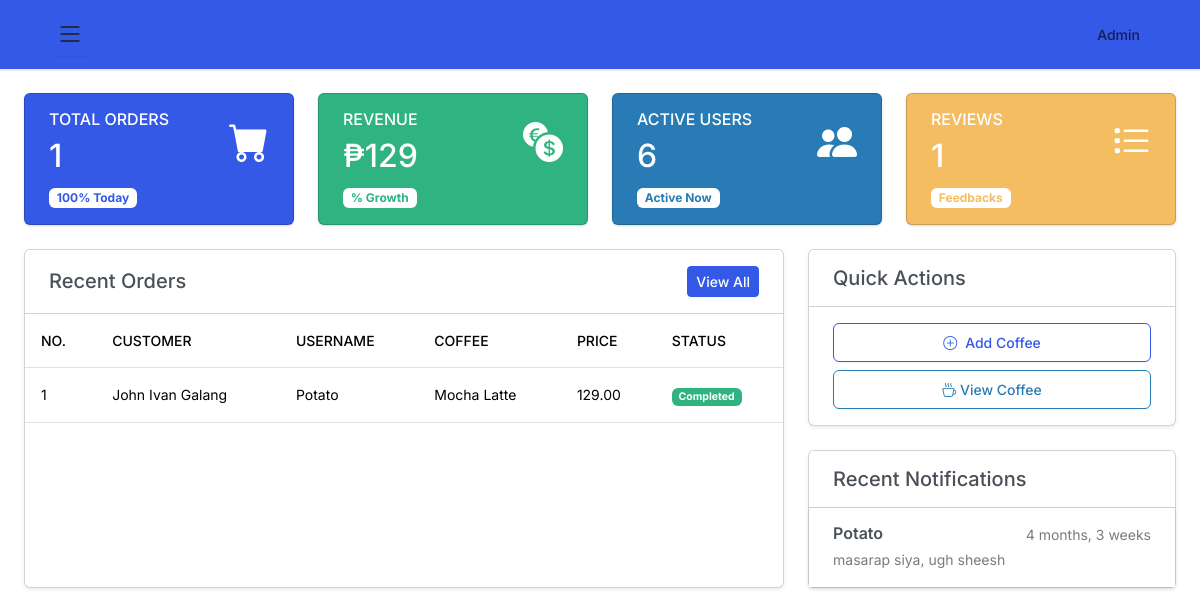
The app's page /user-admin/admin-dashboard/ (signed in), older data.
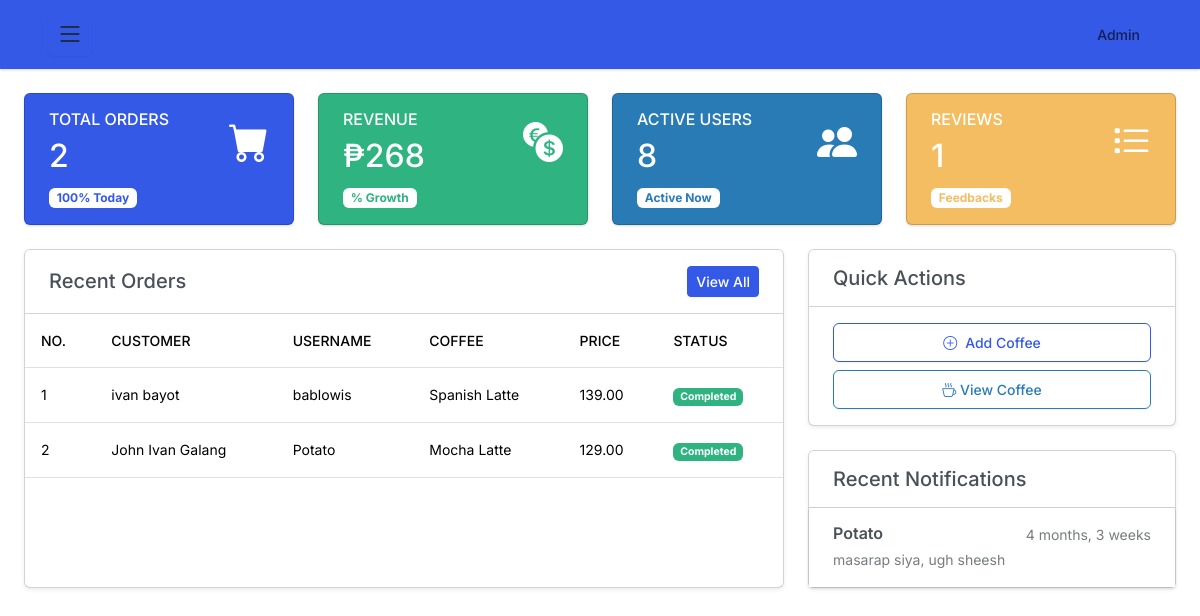
The same page, newer data.
### z_admin/models.py (models this page shows, shortened)
class Order(models.Model): # This is the model for the orders
    coffee = models.ForeignKey(Coffee, on_delete=models.CASCADE, related_name="coffees")
    user = models.ForeignKey('z_user.User_Account', on_delete=models.CASCADE)  # Connect to user account
    quantity = models.IntegerField(default=0)
    order_at = models.DateTimeField(auto_now_add=True)
    class Meta:
        verbose_name = "Order"
        verbose_name_plural = "Orders"
        ordering = ['-order_at']

class Coffee(models.Model): # This is the model for the coffee
    name = models.CharField(max_length=150)
    price = models.DecimalField(max_digits=10, decimal_places=2)
    image = models.ImageField(upload_to=img_path, default="default.jpg", blank=True,)
    created_at = models.DateTimeField(auto_now_add=True)
    class Meta:
        verbose_name = "Coffee"
        verbose_name_plural = "Coffees"
        ordering = ['-created_at']

### z_user/models.py (models this page shows, shortened)
class User_Account(models.Model):
    username = models.CharField(max_length=50)
    first_name = models.CharField(max_length=50, default="default") #
    last_name = models.CharField(max_length=50, default="default") #
    phone_number = models.CharField(max_length=50, default="default") #
    email = models.EmailField(max_length=50)
    password = models.CharField(max_length=50)
    location = models.CharField(max_length=50, default="default") #
    created_at = models.DateTimeField(auto_now_add=True)
    class Meta:
        verbose_name = "User Account"
        verbose_name_plural = "User Accounts"
        ordering = ['-created_at']

class Users_Feedback(models.Model):
    user = models.ForeignKey(User_Account, on_delete=models.CASCADE)
    coffee = models.ForeignKey(Coffee, on_delete=models.CASCADE)
    comment = models.TextField()
    commented_at = models.DateTimeField(auto_now_add=True)
    class Meta:
        verbose_name = "Users Feedback"
        verbose_name_plural = "Users Feedback"
        ordering = ['-commented_at']

### z_admin/views.py (the view)
# urls.py: path('admin-dashboard/', views.admin_dashboard, name='admin-dashboard'), # READ
@login_required(login_url='admin-login')
def admin_dashboard(request):
    active_users = User_Account.objects.all()
    order_of_users = Order.objects.all()
    user_comments = Users_Feedback.objects.all()
    today = timezone.now().date()
    start_of_today = timezone.make_aware(datetime.combine(today, datetime.min.time()))
    yesterday = today - timedelta(days=1)
    start_of_yesterday = timezone.make_aware(datetime.combine(yesterday, datetime.min.time()))
    total_orders_today = Order.objects.filter(order_at__gte=start_of_today).count()
    total_orders_yesterday = Order.objects.filter(order_at__gte=start_of_yesterday, order_at__lt=start_of_today).count()
    if total_orders_yesterday > 0:
        percentage_change = ((total_orders_today - total_orders_yesterday) / total_orders_yesterday) * 100
    else:
        percentage_change = 100
    total_price = Order.objects.aggregate(total=Sum('coffee__price'))['total'] or 0
    context = {
        'active_users_count': active_users.count(),
        'total_orders_count': order_of_users.count(),
        "percentage_change": round(percentage_change, 2),
        "orders": order_of_users[:7], # Responsible for fetching in order table
        "total": total_price,
        "num_comments": user_comments.count(),
        "user_comments": user_comments[:3],
    }
    return render(request, 'temp_admin/admin-dashboard.html', context)

### templates/temp_admin/admin-dashboard.html (shortened to what the changed rows need)
{% extends "temp_admin/base.html" %}
{% block content %}
<div class="container-fluid p-4">
    <div class="row g-4 mb-4">
        <div class="col-md-6 col-xl-3">
            <div class="card bg-primary text-white h-100">
                <div class="card-body">
                    <div class="d-flex justify-content-between align-items-center">
                        <div>
                            <h6 class="text-uppercase mb-2">Total Orders</h6>
                            <h2 class="mb-0">{{ total_orders_count }}</h2>
                        </div>
                    </div>
                </div>
            </div>
        </div>
        <div class="col-md-6 col-xl-3">
            <div class="card bg-success text-white h-100">
                <div class="card-body">
                    <div class="d-flex justify-content-between align-items-center">
                        <div>
                            <h6 class="text-uppercase mb-2">Revenue</h6>
                            <h2 class="mb-0">₱{{ total }}</h2>
                        </div>
                    </div>
                </div>
            </div>
        </div>
        <div class="col-md-6 col-xl-3">
            <div class="card bg-info text-white h-100">
                <div class="card-body">
                    <div class="d-flex justify-content-between align-items-center">
                        <div>
                            <h6 class="text-uppercase mb-2">Active Users</h6>
                            <h2 class="mb-0"> {{active_users_count }}</h2>
                        </div>
                    </div>
                </div>
            </div>
        </div>
        <div class="col-md-6 col-xl-3">
            <div class="card bg-warning text-white h-100">
                <div class="card-body">
                    <div class="d-flex justify-content-between align-items-center">
                        <div>
                            <h2 class="mb-0">{{ num_comments }}</h2>
                        </div>
                    </div>
                </div>
            </div>
        </div>
    </div>
    <div class="row g-4">
        <div class="col-lg-8">
            <div class="card shadow-sm h-100">
                <div class="card-body p-0">
                    <div class="table-responsive">
                        <table class="table table-hover mb-0">
                            <thead class="bg-light">
                                <tr>
                                    <th scope="col">No.</th>
                                    <th scope="col">Customer</th>
                                    <th scope="col">Username</th>
                                    <th scope="col">Coffee</th>
                                    <th scope="col">price</th>
                                    <th scope="col">Status</th>
                                </tr>
                            </thead>
                            <tbody>
                                {% for order in orders %}
                                <tr>
                                    <td>{{ forloop.counter }}</td>
                                    <td>{{ order.user.first_name }} {{ order.user.last_name }}</td>
                                    <td>{{ order.user.username }}</td>
                                    <td>{{ order.coffee.name }}</td>
                                    <td>{{ order.coffee.price }}</td>
                                    <td><span class="badge bg-success">Completed</span></td>
                                </tr>
                                {% endfor %}
                            </tbody>
                        </table>
                    </div>
                </div>
            </div>
        </div>
        <div class="col-lg-4">
            <div class="card shadow-sm">
                <div class="card-body p-0">
                    <div class="list-group list-group-flush">
                        {% for coms in user_comments %}
                        <div class="list-group-item">
                            <div class="d-flex w-100 justify-content-between">
                                <h6 class="mb-1 fw-semibold">{{ coms.user.username }}</h6>
                                <small class="text-muted">{{ coms.commented_at|timesince }}</small>
                            </div>
                            <small class="mb-1 text-muted">{{ coms.comment }}</small>
                        </div>
                        {% endfor %}
                    </div>
                </div>
            </div>
        </div>
    </div>
</div>
<link rel="stylesheet" href="https://cdn.jsdelivr.net/npm/bootstrap-icons@1.11.1/font/bootstrap-icons.css">
{% endblock %}

Row changes from the older to the newer data that the page shows:
added Order: user.first_name "ivan", user.last_name "bayot", user.username "bablowis", coffee.name "Spanish Latte", coffee.price "139.00"
Text that changed along with them:
{{ total_orders_count }}: "1" → "2"
{{ total }}: "129" → "268"
{{ active_users_count }}: "6" → "8"
